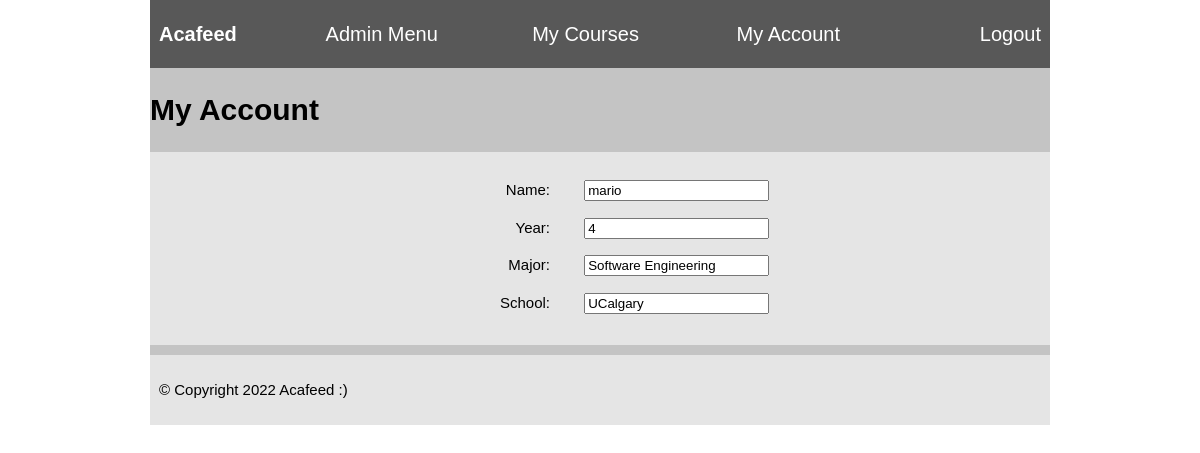
The app's page /userprofile/ (signed in), older data.
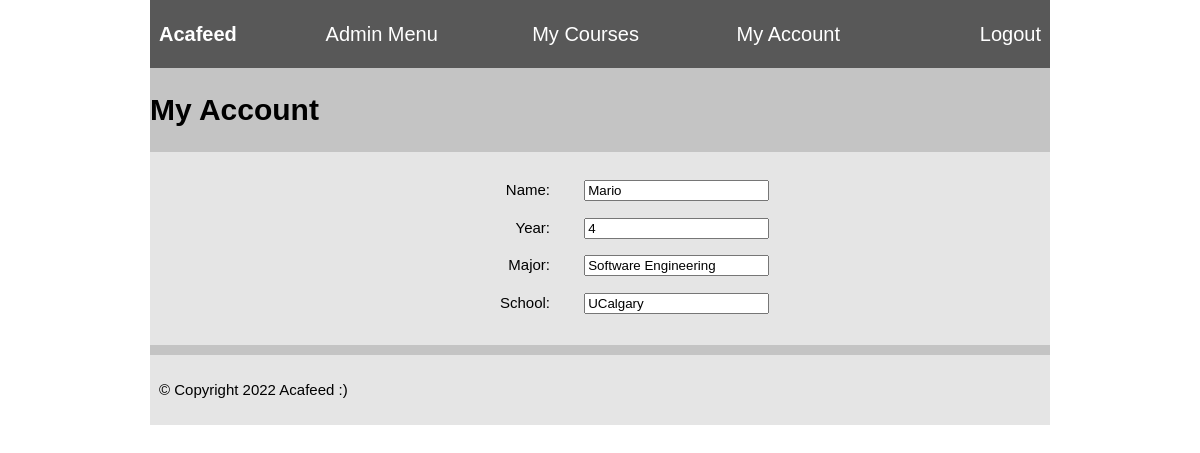
The same page, newer data.
### users/models.py (models this page shows, shortened)
class User(models.Model):
    name = models.CharField(max_length=32)
    email = models.CharField(max_length=100, unique=True)
    year = models.IntegerField()
    userName = models.CharField(max_length=32, unique=True)
    password = models.CharField(max_length=16)
    major = models.CharField(max_length=32)
    school = models.CharField(max_length=255)
    date_joined = models.DateTimeField(default=timezone.now)
    courses = models.ManyToManyField(Course, blank=True)
    blocked = models.BooleanField(default=False)
    isAdmin = models.BooleanField(default=False)

### users/views.py (the view)
# urls.py: path('userprofile/', views.users_userprofile, name="userprofile"),
def users_userprofile(request):
    if 'user_id' in request.session:
        user = get_user(request)
        form = EditProfileForm(initial={'name': User.objects.get(id=request.session['user_id']).name,
                                        'year': User.objects.get(id=request.session['user_id']).year,
                                        'major': User.objects.get(id=request.session['user_id']).major,
                                        'school': User.objects.get(id=request.session['user_id']).school})
        if request.method == 'POST':
            form = EditProfileForm(request.POST)
            form.save(commit=False)
            return redirect('users:userprofile')
        return render(request, 'users/user-profile.html', {'form': form, 'user': user})
    else:
        return redirect('users:login')

### users/forms.py
class EditProfileForm(forms.ModelForm):
    class Meta:
        model = models.User
        fields = ['name', 'year', 'major', 'school']
        widgets = {
            'password': forms.PasswordInput(),
        }

### users/views.py (called while the page is built)
def get_user(request):
    if 'user_id' in request.session:
        return User.objects.get(id=request.session['user_id'])

### users/templates/users/user-profile.html (shortened to what this page needs)
{% extends 'base_layout.html' %}
{% block content %}
  {% include 'navbar.html' %}
  <h2>My Account</h2>
  <main>
    <article>
      <fieldset>
        <form action="{% url 'users:userprofile' %}" method="post">
          {{ form.as_p }}
      </form>
      </fieldset>
    </article>
  </main>
  </body>
{% endblock %}

### templates/base_layout.html (shortened to what this page needs)
{% load static %}
<!DOCTYPE html>
<html>
<head>
  <link rel="stylesheet" href="{% static 'style.css'%}">
</head>
<body style="background-color:#c4c4c4;">
    {% block content %}
    {% endblock %}
    <footer>
      <p>© Copyright 2022 Acafeed :)</p>
    </footer>
</body>
</html>

### templates/navbar.html
{% load static %}
<!DOCTYPE html>
<html>
  <nav>
    <h1>
      <a>Acafeed</a>
    </h1>
    <ul>
      {% if user.isAdmin %}
      <li><a href="{% url 'users:adminmenu' %}">Admin Menu</a></li>
      {% endif %}
      <li><a href="{% url 'courses:mycourses' %}">My Courses</a></li>
      <li><a href="{% url 'users:userprofile' %}">My Account</a></li>
      <li><a href="{% url 'users:logout' %}">Logout</a></li>
    </ul>
  </nav>
</html>

### static/style.css (style rules this page uses)
html, body { margin: 0; padding: 0; }
html { font-size: 10px; background-color: #ffffff; }
body { width: 75%; margin: 0 auto; }
h1, h2, h3 { font-family: Arial; color: #000000; }
p, li { font-family: Arial; color: #000000; font-size: 1.5rem; line-height: 1.5; }
h1 { font-size: 1.7rem; text-align: center; color: #000000; }
h2 { font-size: 3rem; text-align: left; }
nav, article, aside, footer { background-color: #e5e5e5; padding: 1%; }
nav { height: 50px; background-color: #585858; display: flex; margin-bottom: 10px; }
nav ul { padding: 0; list-style-type: none; flex: 1; display: flex; }
nav li { display: block; text-align: right; flex: 1; }
nav a { display: inline-block; font-size: 2rem; text-decoration: none; color: #ffffff; }
article { flex: 4; }
main { display: flex; }
footer { margin-top: 10px; }
label { display:inline-block; width:200px; margin-right:30px; text-align:right; }
fieldset { border:none; width:500px; margin:0px auto; }

Row changes from the older to the newer data that the page shows:
changed User "Software Engineering": name "mario" → "Mario"
